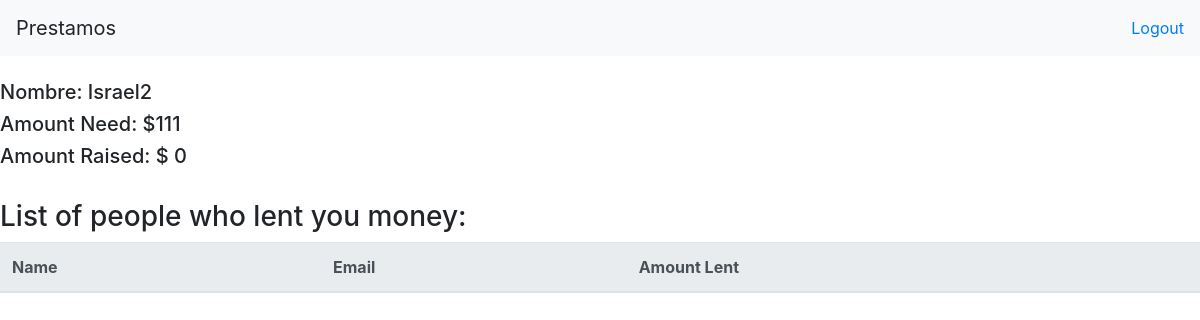
Before: /prestamos/ (signed in) with the older database file.
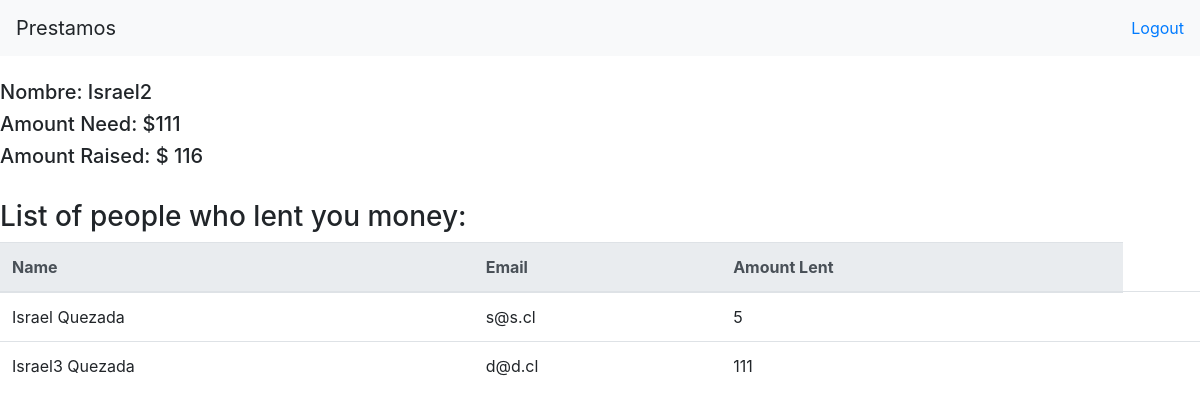
After: the same page with the newer database file.
### login/models.py (models this page shows)
class User(models.Model):
    nombre = models.CharField(max_length=40)
    apellido = models.CharField(max_length=40)
    email = models.CharField(max_length=40)
    password = models.CharField(max_length=255)
    rol = models.PositiveIntegerField(default=1)#render 1 , borrower 2
    money = models.PositiveIntegerField(default=1)
    need_for = models.CharField(max_length=40)
    desc_for = models.CharField(max_length=80)
    money_need= models.PositiveIntegerField(default=1)
    created_at = models.DateTimeField(auto_now_add=True)
    updated_at = models.DateTimeField(auto_now=True)
    objects = UserManager()

### prestamo/models.py (models this page shows)
class Prestamo(models.Model):
    lender = models.ForeignKey(
        User, related_name="lender", on_delete=models.CASCADE)
    borrower = models.ManyToManyField(User, related_name="prestamos")
    monto_prestamo = models.PositiveIntegerField(default=0)
    created_at = models.DateTimeField(auto_now_add=True)
    updated_at = models.DateTimeField(auto_now=True)
    objects = PrestamoManager()

### prestamo/views.py (the view, shortened to what this page needs)
# urls.py: 2. Add a URL to urlpatterns:  path('', views.home, name='home')
def home(request):
    reg_user = User.objects.get(id=request.session['user_id'])
    mis_registros = Prestamo.objects.filter(lender=User.objects.get(
        id=request.session['user_id']))
    prestamos= Prestamo.objects.all()
    lent_money=[]
    users_ids = []
    borrower_list = []
    for usuario in User.objects.all():
        if int(usuario.rol) == 2 and (usuario.id not in users_ids):
            borrower_list.append(usuario)
    if reg_user.rol == 1:
        context = {
            "active_user": reg_user,
            "borrowers": borrower_list,
            "mi_borrower" : lent_money,
        }
        return render(request, 'lender.html', context)
    elif reg_user.rol == 2:
        prestamistas = []
        for prestamo in prestamos:
            for borr in prestamo.borrower.all():
                if reg_user.id == borr.id:
                    prestamistas.append({
                        "lender": prestamo,
                        "borrow": borr
                    })
        context = {
            "active_user": reg_user,
            "registros": prestamos,
            "prestamistas": prestamistas
        }
        return render(request, 'borrower.html', context)

### prestamo/templates/borrower.html (shortened to what this page needs)
<!DOCTYPE html>
<html lang="en">
<head>
    {% load static %}
    <link rel="stylesheet" href="https://stackpath.bootstrapcdn.com/bootstrap/4.1.3/css/bootstrap.min.css">
</head>
<body>
    <div class="wrapper">
        {% include 'navbar.html' %}
        <br>
        <div class="header">
            <h5>Nombre:  {{active_user.nombre}}</h5>
            <h5>Amount Need:  ${{active_user.money_need}}</h5>
            <h5>Amount Raised: $ {{active_user.money}}</h5>
        </div>
        <br>
        <div class="content">
            <h3>List of people who lent you money:</h3>
            <table class="table">
                <thead class="thead-light">
                <tr>
                    <th scope="col">Name</th>
                    <th scope="col">Email</th>
                    <th scope="col">Amount Lent</th>
                </tr>
                </thead>
                <tbody>
                    {% for reg in prestamistas %}
                    <tr>
                        <td scope="row">{{reg.lender.lender.nombre}} {{reg.lender.lender.apellido}}</td>
                        <td scope="row">{{reg.lender.lender.email}} </td>
                        <td scope="row">{{reg.lender.monto_prestamo}}</td>
                        <td> </td>
                    </tr>
                    {% endfor %}
                </tbody>
            </table>
        </div>
    </div>
  </body>
</html>

### prestamo/templates/navbar.html
<nav class="navbar navbar-light bg-light">
  <a class="navbar-brand">Prestamos</a>
  <form class="form-inline">
    <a href="/logout">Logout</a>
  </form>
</nav>

Changed rows visible on the page:
changed User "Israel2": money "0" → "116"
added Prestamo: lender.lender.nombre "Israel", lender.lender.apellido "Quezada", lender.lender.email "s@s.cl", lender.monto_prestamo "5"
added Prestamo: lender.lender.nombre "Israel3", lender.lender.apellido "Quezada", lender.lender.email "d@d.cl", lender.monto_prestamo "111"
